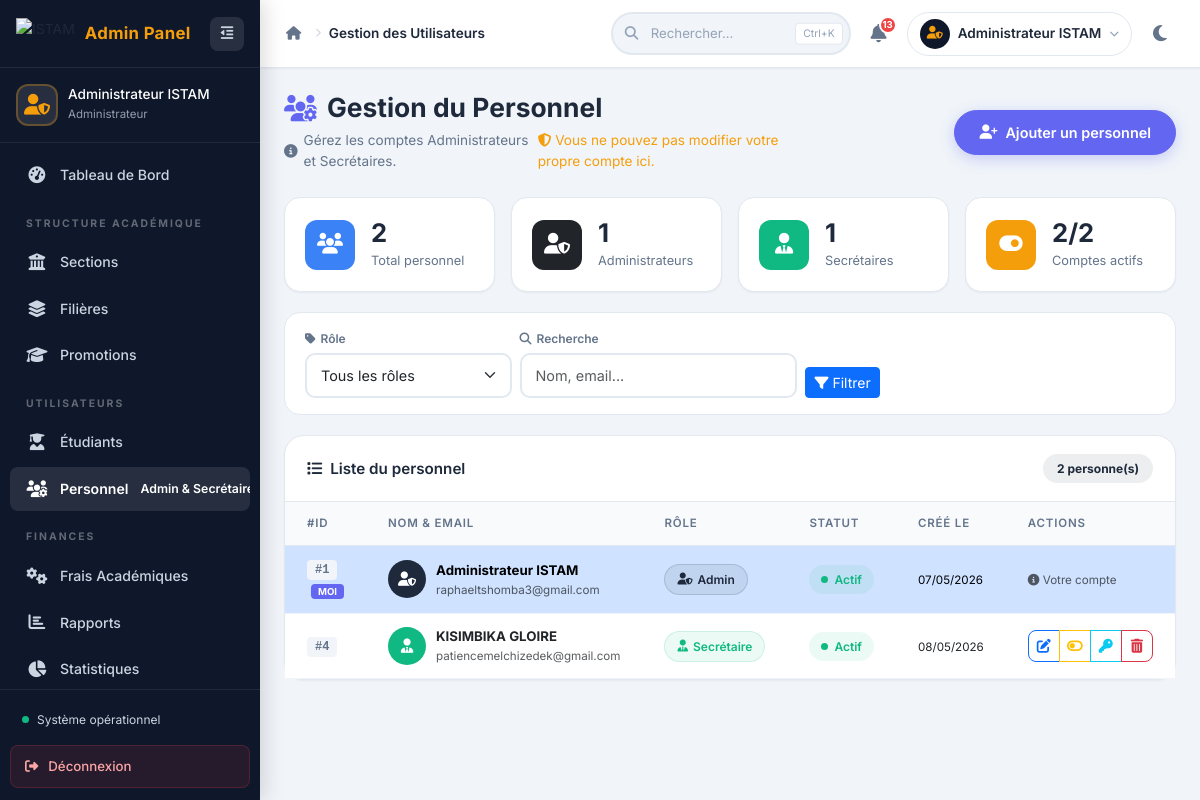
The page /admin/gestion_utilisateurs.php (signed in) on the database its author committed.
### tables this page shows
CREATE TABLE IF NOT EXISTS `utilisateurs` (
  `id_utilisateur` int(11) NOT NULL AUTO_INCREMENT,
  `nom` varchar(100) NOT NULL,
  `email` varchar(150) NOT NULL,
  `mot_de_passe` varchar(255) NOT NULL,
  `role` enum('admin','secretaire','etudiant') NOT NULL,
  `statut_compte` varchar(20) DEFAULT 'actif',
  `created_at` timestamp NULL DEFAULT CURRENT_TIMESTAMP,
  PRIMARY KEY (`id_utilisateur`),
  UNIQUE KEY `email` (`email`)
);

### admin/gestion_utilisateurs.php (the view, shortened to what this page needs)
<?php
$db = Database::getInstance();
$admin_id = $_SESSION['user_id'] ?? 1;
$search = trim($_GET['search'] ?? '');
$sql = "
    SELECT u.*,
           (SELECT COUNT(*) FROM notifications WHERE id_utilisateur = u.id_utilisateur) as nb_notifications
    FROM utilisateurs u
    WHERE u.role IN ('admin', 'secretaire')
";
$params = [];
$sql .= " ORDER BY u.role, u.nom";
$stmt = $db->prepare($sql);
$stmt->execute($params);
$utilisateurs = $stmt->fetchAll();
$total_admins = count(array_filter($utilisateurs, fn($u) => $u['role'] === 'admin'));
$total_secretaires = count(array_filter($utilisateurs, fn($u) => $u['role'] === 'secretaire'));
$total_actifs = count(array_filter($utilisateurs, fn($u) => ($u['statut_compte'] ?? 'actif') === 'actif'));
?>
<!DOCTYPE html>
<html lang="fr">
<head>
    <link href="https://cdn.jsdelivr.net/npm/bootstrap@5.3.0/dist/css/bootstrap.min.css" rel="stylesheet">
    <link href="https://cdnjs.cloudflare.com/ajax/libs/font-awesome/6.4.0/css/all.min.css" rel="stylesheet">
    <link rel="stylesheet" href="../assets/css/admin/dashboard_admin.css">
    <link rel="stylesheet" href="../assets/css/admin/gestion_utilisateurs.css">
</head>
<body>
    <div class="admin-layout">
        <?php include 'includes/sidebar_admin.php'; ?>
        <div class="main-content">
            <?php
            include 'includes/navbar_admin.php';
            ?>
            <main class="dashboard-content">
                <div class="page-header">
                    <div class="row align-items-center">
                        <div class="col-lg-7">
                            <h1 class="page-title">
                                <i class="fas fa-users-cog"></i> Gestion du Personnel
                            </h1>
                            <p class="page-subtitle">
                                <i class="fas fa-info-circle"></i>
                                Gérez les comptes Administrateurs et Secrétaires.
                                <span class="text-warning"><i class="fas fa-shield-alt"></i> Vous ne pouvez pas modifier votre propre compte ici.</span>
                            </p>
                        </div>
                        <div class="col-lg-5 text-lg-end mt-3 mt-lg-0">
                            <button class="btn btn-primary btn-ajouter" onclick="ouvrirModalAjouter()">
                                <i class="fas fa-user-plus"></i> Ajouter un personnel
                            </button>
                        </div>
                    </div>
                </div>
                <div class="stats-mini-row">
                    <div class="stat-mini-card">
                        <div class="stat-mini-icon bg-blue">
                            <i class="fas fa-users"></i>
                        </div>
                        <div class="stat-mini-info">
                            <h4><?= count($utilisateurs) ?></h4>
                            <p>Total personnel</p>
                        </div>
                    </div>
                    <div class="stat-mini-card">
                        <div class="stat-mini-icon bg-dark">
                            <i class="fas fa-user-shield"></i>
                        </div>
                        <div class="stat-mini-info">
                            <h4><?= $total_admins ?></h4>
                            <p>Administrateurs</p>
                        </div>
                    </div>
                    <div class="stat-mini-card">
                        <div class="stat-mini-icon bg-green">
                            <i class="fas fa-user-tie"></i>
                        </div>
                        <div class="stat-mini-info">
                            <h4><?= $total_secretaires ?></h4>
                            <p>Secrétaires</p>
                        </div>
                    </div>
                    <div class="stat-mini-card">
                        <div class="stat-mini-icon bg-orange">
                            <i class="fas fa-toggle-on"></i>
                        </div>
                        <div class="stat-mini-info">
                            <h4><?= $total_actifs ?>/<?= count($utilisateurs) ?></h4>
                            <p>Comptes actifs</p>
                        </div>
                    </div>
                </div>
                <div class="filtres-section">
                    <form method="GET" action="" class="filtres-form">
                        <div class="row g-2 align-items-end">
                            <div class="col-md-3">
                                <label class="filtre-label"><i class="fas fa-tag"></i> Rôle</label>
                                <select name="role" class="form-select form-select-sm">
                                    <option value="">Tous les rôles</option>
                                </select>
                            </div>
                            <div class="col-md-4">
                                <label class="filtre-label"><i class="fas fa-search"></i> Recherche</label>
                                <input type="text" name="search" class="form-control form-control-sm"
                                       placeholder="Nom, email..." value="<?= htmlspecialchars($search) ?>">
                            </div>
                            <div class="col-md-5">
                                <button type="submit" class="btn btn-primary btn-sm">
                                    <i class="fas fa-filter"></i> Filtrer
                                </button>
                            </div>
                        </div>
                    </form>
                </div>
                <div class="table-card">
                    <div class="table-card-header">
                        <h3><i class="fas fa-list"></i> Liste du personnel</h3>
                        <span class="badge-count badge-dark"><?= count($utilisateurs) ?> personne(s)</span>
                    </div>
                    <div class="table-responsive">
                        <table class="table admin-table" id="tableUtilisateurs">
                            <thead>
                                <tr>
                                    <th width="50">#ID</th>
                                    <th>Nom & Email</th>
                                    <th width="100">Rôle</th>
                                    <th width="110">Statut</th>
                                    <th width="130">Créé le</th>
                                    <th width="200">Actions</th>
                                </tr>
                            </thead>
                            <tbody>
                                <?php if (empty($utilisateurs)): ?>
                                    <tr>
                                        <td colspan="6">
                                            <div class="empty-state py-5">
                                                <i class="fas fa-users-cog fa-3x"></i>
                                                <h4 class="mt-3">Aucun personnel trouvé</h4>
                                                <button class="btn btn-primary" onclick="ouvrirModalAjouter()">
                                                    <i class="fas fa-user-plus"></i> Ajouter du personnel
                                                </button>
                                            </div>
                                        </td>
                                    </tr>
                                <?php else: ?>
                                    <?php foreach ($utilisateurs as $user):
                                        $isMe = ($user['id_utilisateur'] === $admin_id);
                                        $isActive = ($user['statut_compte'] ?? 'actif') === 'actif';
                                    ?>
                                        <tr class="<?= $isMe ? 'table-primary' : '' ?> <?= !$isActive ? 'table-inactive' : '' ?>">
                                            <td>
                                                <span class="id-badge">#<?= $user['id_utilisateur'] ?></span>
                                                <?php if ($isMe): ?>
                                                    <span class="badge-moi">Moi</span>
                                                <?php endif; ?>
                                            </td>
                                            <td>
                                                <div class="personnel-info">
                                                    <div class="personnel-avatar <?= $user['role'] === 'admin' ? 'avatar-admin' : 'avatar-secretaire' ?>">
                                                        <i class="fas fa-<?= $user['role'] === 'admin' ? 'user-shield' : 'user-tie' ?>"></i>
                                                    </div>
                                                    <div>
                                                        <strong><?= htmlspecialchars($user['nom']) ?></strong>
                                                        <small class="d-block text-muted"><?= htmlspecialchars($user['email']) ?></small>
                                                    </div>
                                                </div>
                                            </td>
                                            <td>
                                                <span class="role-badge <?= $user['role'] === 'admin' ? 'role-admin' : 'role-secretaire' ?>">
                                                    <i class="fas fa-<?= $user['role'] === 'admin' ? 'user-shield' : 'user-tie' ?>"></i>
                                                    <?= $user['role'] === 'admin' ? 'Admin' : 'Secrétaire' ?>
                                                </span>
                                            </td>
                                            <td>
                                                <span class="status-toggle <?= $isActive ? 'status-actif' : 'status-inactif' ?>">
                                                    <span class="status-dot-sm"></span>
                                                    <?= $isActive ? 'Actif' : 'Inactif' ?>
                                                </span>
                                            </td>
                                            <td><small><?= date('d/m/Y', strtotime($user['created_at'])) ?></small></td>
                                            <td>
                                                <div class="btn-group btn-group-sm">
                                                    <?php if (!$isMe): ?>
                                                        <button class="btn btn-outline-primary btn-action"
                                                                onclick="ouvrirModalModifier(<?= htmlspecialchars(json_encode($user)) ?>)"
                                                                title="Modifier">
                                                            <i class="fas fa-edit"></i>
                                                        </button>
                                                        <a href="?action=toggle_status&id=<?= $user['id_utilisateur'] ?>"
                                                           class="btn btn-outline-<?= $isActive ? 'warning' : 'success' ?> btn-action"
                                                           title="<?= $isActive ? 'Désactiver' : 'Activer' ?> le compte"
                                                           onclick="return confirm('<?= $isActive ? 'Désactiver' : 'Activer' ?> le compte de <?= htmlspecialchars(addslashes($user['nom'])) ?> ?')">
                                                            <i class="fas fa-<?= $isActive ? 'toggle-off' : 'toggle-on' ?>"></i>
                                                        </a>
                                                        <a href="?action=reset_password&id=<?= $user['id_utilisateur'] ?>"
                                                           class="btn btn-outline-info btn-action"
                                                           title="Réinitialiser le mot de passe"
                                                           onclick="return confirm('Réinitialiser le mot de passe de <?= htmlspecialchars(addslashes($user['nom'])) ?> ?')">
                                                            <i class="fas fa-key"></i>
                                                        </a>
                                                        <button class="btn btn-outline-danger btn-action"
                                                                onclick="confirmerSuppression(<?= $user['id_utilisateur'] ?>, '<?= htmlspecialchars(addslashes($user['nom'])) ?>', '<?= $user['role'] ?>')"
                                                                title="Supprimer">
                                                            <i class="fas fa-trash-alt"></i>
                                                        </button>
                                                    <?php else: ?>
                                                        <span class="text-muted small">
                                                            <i class="fas fa-info-circle"></i> Votre compte
                                                        </span>
                                                    <?php endif; ?>
                                                </div>
                                            </td>
                                        </tr>
                                    <?php endforeach; ?>
                                <?php endif; ?>
                            </tbody>
                        </table>
                    </div>
                </div>
            </main>
        </div>
    </div>
</body>
</html>

### rows shown on the page
utilisateurs: id_utilisateur "1", shows "MOI", nom "Administrateur ISTAM", email "raphaeltshomba3@gmail.com", role "Admin", statut_compte "Actif", created_at "07/05/2026", shows "Votre compte"
utilisateurs: id_utilisateur "4", nom "KISIMBIKA GLOIRE", email "patiencemelchizedek@gmail.com", role "Secrétaire", statut_compte "Actif", created_at "08/05/2026"

### other values the page prints
$admin_nom_side "Administrateur ISTAM"
$titre_page "Gestion des Utilisateurs"
$notif_count "13"
$admin_nom_nav "Administrateur ISTAM"
count($utilisateurs) "2"
$total_admins "1"
$total_secretaires "1"
$total_actifs "2"
